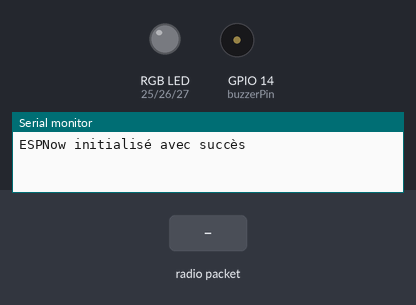
Bench run of a sketch on a simulated ESP32. Shown: an RGB LED mixed from three pins (HIGH = lit), buzzer (waves = sounding), the last lines printed to the serial monitor. Inputs (shaded band) come from the test bench.

Above: at 1.2 s.
1.3 s: radio packet "1" arrives
At 2.1 s:
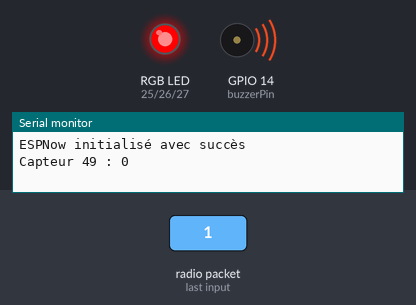
At 2.9 s:
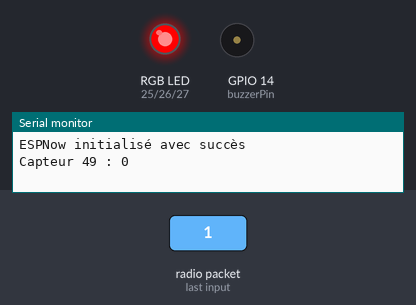
Timing chart, 0 to 4.4 s (numbered marks = the images above; inputs shaded):
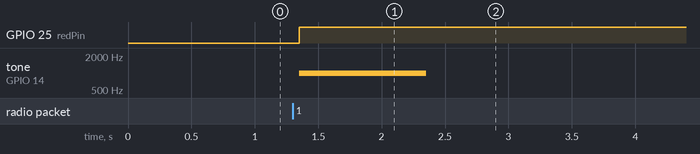

Measured:
- after the input at 1.3 s, GPIO 25 (redPin): LOW → HIGH after 0.05 s; tone on GPIO 14 (buzzerPin): silent → 1000 Hz after 0.05 s, → silent 1.0 s later

The sketch:

Esp_recv_alert.ino
```cpp
#include <esp_now.h>
#include <WiFi.h>

// structure pour stocker l'adresse MAC de l'autre ESP32
typedef struct esp_now_peer_info_t {
  uint8_t peer_addr[6];
  esp_now_peer_info_t *next;
} esp_now_peer_info_t;

// broches pour les LED RGB
const int redPin = 25;
const int greenPin = 26;
const int bluePin = 27;

// broche pour le buzzer
const int buzzerPin = 14;

// fonction pour initialiser la communication ESPNow
void initESPNow() {
  if (esp_now_init() != ESP_OK) {
    Serial.println("Erreur lors de l'initialisation d'ESPNow");
    return;
  }

  // définir la fonction de rappel pour la réception des messages
  esp_now_register_recv_cb([](uint8_t *mac, uint8_t *data, uint8_t len) {
    // extraire l'identifiant du capteur de chute et la valeur du message reçu
    uint8_t sensorId = data[0];
    bool sensorValue = data[1];

    // allumer la LED verte si la valeur du capteur de chute est vraie,
    // sinon allumer la LED rouge et activer le buzzer pendant 1 seconde
    if (sensorValue) {
      digitalWrite(greenPin, HIGH);
      digitalWrite(redPin, LOW);
      tone(buzzerPin, 2000, 1000);
    } else {
      digitalWrite(greenPin, LOW);
      digitalWrite(redPin, HIGH);
      tone(buzzerPin, 1000, 1000);
    }

    // afficher les données reçues sur la console série
    Serial.print("Capteur ");
    Serial.print(sensorId);
    Serial.print(" : ");
    Serial.println(sensorValue);
  });

  Serial.println("ESPNow initialisé avec succès");
}

void setup() {
  Serial.begin(115200);
  pinMode(redPin, OUTPUT);
  pinMode(greenPin, OUTPUT);
  pinMode(bluePin, OUTPUT);
  pinMode(buzzerPin, OUTPUT);

  WiFi.mode(WIFI_STA);

  // initialiser la communication ESPNow
  initESPNow();
}

void loop() {
  // ne rien faire dans la boucle principale
}
```
